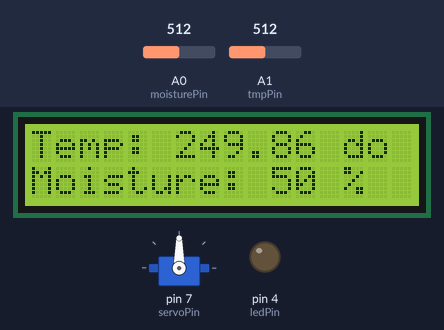
Bench run of a sketch on a simulated Arduino Uno, built with avr-gcc and run on an emulated ATmega328P. On the bench: 16×2 character LCD, servo, output pins drawn as LEDs (lit = HIGH). The inputs (shaded band) are chosen by the test bench; at power-on: A0 (moisturePin) = 512, A1 (tmpPin) = 512.

Above: at 1.2 s.
1.3 s: A0 (moisturePin) set to 716
At 3.2 s:
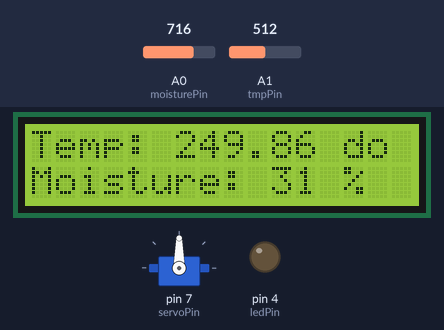
3.6 s: A1 (tmpPin) set to 716
At 5.6 s:
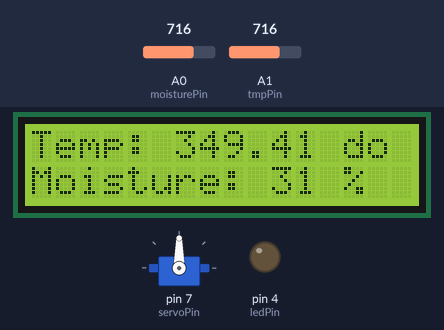
7.8 s: A0 (moisturePin) set to 900
At 9.2 s:
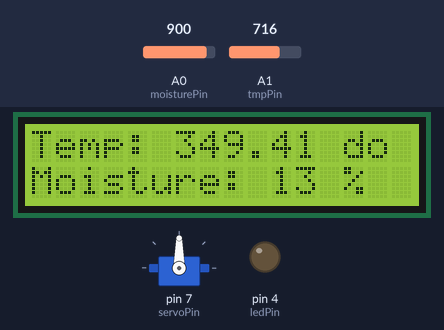
9.9 s: A1 (tmpPin) set to 900
At 11.6 s:
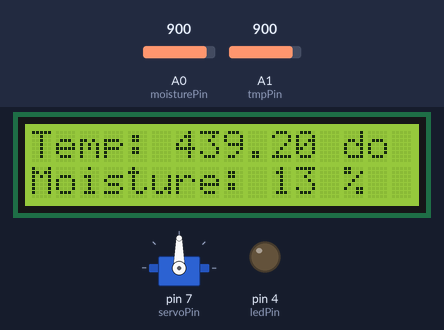
12.0 s: A0 (moisturePin) set to 1023
At 13.9 s:
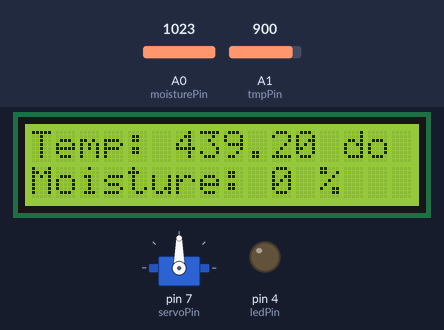
Timing chart, 0 to 15.1 s (numbered marks = the images above; inputs shaded):
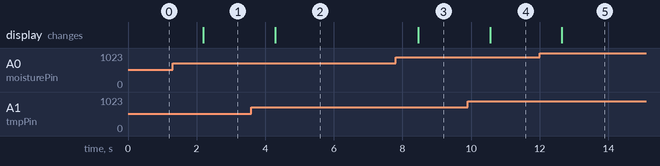

Measured:
- after the input at 1.3 s, the display: changes after 0.90 s (image 1)
- after the input at 3.6 s, the display: changes after 0.69 s (image 2)
- after the input at 7.8 s, the display: changes after 0.67 s (image 3)
- after the input at 9.9 s, the display: changes after 0.66 s (image 4)
- after the input at 12.0 s, the display: changes after 0.64 s (image 5)

The sketch:

UNO.ino
```cpp
#include <Wire.h>
#include <LiquidCrystal_I2C.h>
#include <Servo.h>
#include <SoftwareSerial.h>

LiquidCrystal_I2C lcd(0x27,16,2);

#define moisturePin A0
#define tmpPin A1
#define ledPin 4
#define buttonPin 5
#define servoPin 7

#define RX_PIN 10 // Chân RX của cổng nối tiếp mềm
#define TX_PIN 11 // Chân TX của cổng nối tiếp mềm

SoftwareSerial mySerial(RX_PIN, TX_PIN); // Tạo một đối tượng cổng nối tiếp mềm

Servo myservo;

int sensorValue;
float reading;
float temp;
int signal;

void setup() {
  mySerial.begin(9600);
  Serial.begin(115200);
  lcd.init();
  lcd.backlight();

  pinMode(ledPin, OUTPUT);
  pinMode(tmpPin, INPUT);
  pinMode(buttonPin, INPUT);

  myservo.attach(servoPin);
  myservo.write(90);
}

unsigned long time = 0;

void loop() {
  // put your main code here, to run repeatedly
  if(mySerial.available()){
    signal = mySerial.read();
    Serial.println(signal);
    if(signal == 1){
      myservo.write(0);
      turnOnLed();
    }else if (signal == 0){
      myservo.write(90);
     turnOffLed();
    }
  }
  reading = analogRead(tmpPin);
  temp = getTempValue(reading);

  sensorValue = analogRead(moisturePin);
  int moisture = getMoisture(sensorValue);

  displayLCD(temp, moisture);

  if (moisture < 40 && signal == 2)
  {
    myservo.write(0);
    turnOnLed();
  }
  else if(sensorValue >= 40 && signal == 2)
  {
    myservo.write(90);
    turnOffLed();
  }

  String Data = String(temp,1)  + "|" + String(moisture) ;
  mySerial.println(Data);

  delay(1000);
}

float getTempValue(float reading) {
  return (reading * 4.88 / 10.0);
}

int getMoisture(int reading){
  return 100 - map(reading, 0, 1023, 0, 100);
}


void turnOnLed()
{
  digitalWrite(ledPin, HIGH);
}

void turnOffLed()
{
  digitalWrite(ledPin, LOW);
}

void displayLCD(float temp, int moisture) {
  lcd.clear();
  lcd.setCursor(0,0);
  lcd.print("Temp: ");
  lcd.print(temp);
  lcd.print(" do C");
  lcd.setCursor(0,1);
  lcd.print("Moisture: ");
  lcd.print(moisture);
  lcd.print(" %");
}
```
